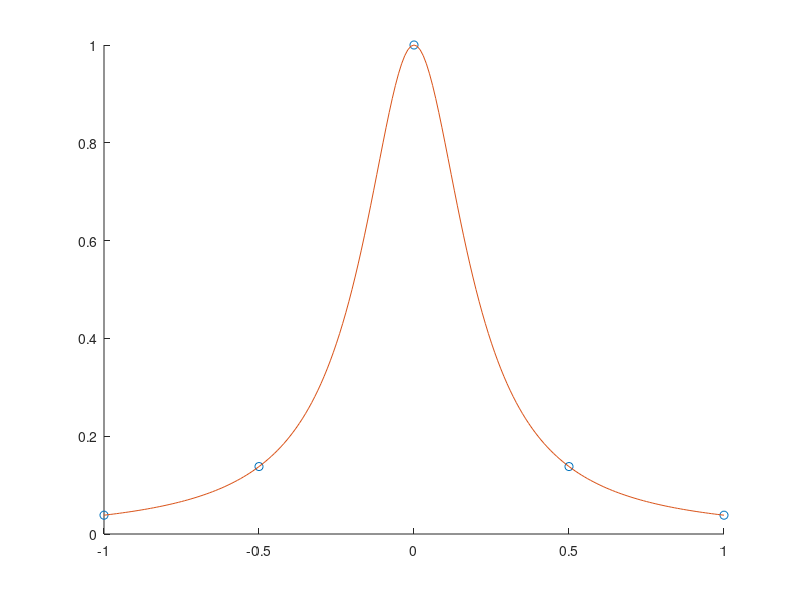

The MATLAB source for this figure: (Note: this script raises an error after producing the figure.)
clear;
close all;
format long;

func = @(x) 1./(1 + 25 * x.^2);

X = -1: 0.5 :1;
Y = func(X);

%-------------------- Plot the figure --------------------%
hold on;

% Plot data points
plot(X, Y, 'o');

x = -1 : 0.01 : 1;
plot(x, func(x));
plot(x, Lagrange(X, Y, x))

% Config of figure
title('Runge’s function');
ylim([-0.6 1.2])
xlabel('x coordinate')
ylabel('y coordinate')
legend('Given Data',...
       'Runge’s function',...
       'Estimated 4-Order Polynomial',...
       'location', 'best');